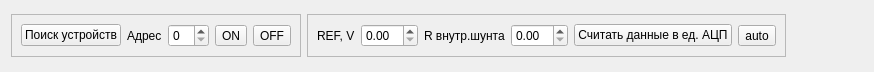
<?xml version="1.0" encoding="UTF-8"?>
<ui version="4.0">
 <class>B588</class>
 <widget class="QWidget" name="B588">
  <property name="geometry">
   <rect>
    <x>0</x>
    <y>0</y>
    <width>874</width>
    <height>72</height>
   </rect>
  </property>
  <property name="windowTitle">
   <string>Dialog</string>
  </property>
  <layout class="QVBoxLayout" name="verticalLayout">
   <item>
    <layout class="QHBoxLayout" name="horizontalLayout_2">
     <item>
      <widget class="QFrame" name="frame">
       <property name="sizePolicy">
        <sizepolicy hsizetype="Fixed" vsizetype="Fixed">
         <horstretch>0</horstretch>
         <verstretch>0</verstretch>
        </sizepolicy>
       </property>
       <property name="frameShape">
        <enum>QFrame::StyledPanel</enum>
       </property>
       <property name="frameShadow">
        <enum>QFrame::Raised</enum>
       </property>
       <layout class="QHBoxLayout" name="horizontalLayout_3">
        <item>
         <widget class="QPushButton" name="btn_find_devices">
          <property name="sizePolicy">
           <sizepolicy hsizetype="Fixed" vsizetype="Fixed">
            <horstretch>0</horstretch>
            <verstretch>0</verstretch>
           </sizepolicy>
          </property>
          <property name="text">
           <string>Поиск устройств</string>
          </property>
         </widget>
        </item>
        <item>
         <widget class="QLabel" name="label">
          <property name="text">
           <string>Адрес</string>
          </property>
         </widget>
        </item>
        <item>
         <widget class="QSpinBox" name="sb_address"/>
        </item>
        <item>
         <widget class="QToolButton" name="btn_on">
          <property name="text">
           <string>ON</string>
          </property>
         </widget>
        </item>
        <item>
         <widget class="QToolButton" name="btn_off">
          <property name="text">
           <string>OFF</string>
          </property>
         </widget>
        </item>
       </layout>
      </widget>
     </item>
     <item>
      <widget class="QFrame" name="frame_2">
       <property name="sizePolicy">
        <sizepolicy hsizetype="Fixed" vsizetype="Fixed">
         <horstretch>0</horstretch>
         <verstretch>0</verstretch>
        </sizepolicy>
       </property>
       <property name="frameShape">
        <enum>QFrame::StyledPanel</enum>
       </property>
       <property name="frameShadow">
        <enum>QFrame::Raised</enum>
       </property>
       <layout class="QHBoxLayout" name="horizontalLayout">
        <item>
         <widget class="QLabel" name="label_3">
          <property name="text">
           <string>REF, V</string>
          </property>
         </widget>
        </item>
        <item>
         <widget class="QDoubleSpinBox" name="sb_ref"/>
        </item>
        <item>
         <widget class="QLabel" name="label_2">
          <property name="text">
           <string>R внутр.шунта</string>
          </property>
         </widget>
        </item>
        <item>
         <widget class="QDoubleSpinBox" name="sb_shunt"/>
        </item>
        <item>
         <widget class="QPushButton" name="btn_run">
          <property name="text">
           <string>Считать данные в ед. АЦП</string>
          </property>
         </widget>
        </item>
        <item>
         <widget class="QToolButton" name="btn_auto">
          <property name="text">
           <string>auto</string>
          </property>
          <property name="checkable">
           <bool>true</bool>
          </property>
         </widget>
        </item>
       </layout>
      </widget>
     </item>
     <item>
      <spacer name="horizontalSpacer">
       <property name="orientation">
        <enum>Qt::Horizontal</enum>
       </property>
       <property name="sizeHint" stdset="0">
        <size>
         <width>40</width>
         <height>20</height>
        </size>
       </property>
      </spacer>
     </item>
    </layout>
   </item>
   <item>
    <layout class="QHBoxLayout" name="grapher_layout"/>
   </item>
  </layout>
 </widget>
 <resources/>
 <connections/>
</ui>
